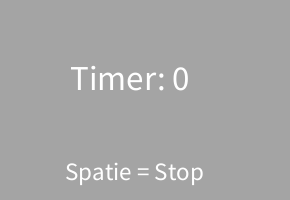
Frame 1 (no input)
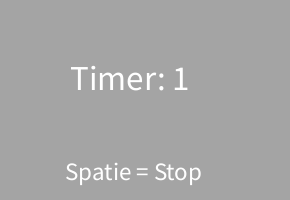
Frame 60 (the mouse pressed at the canvas centre just before this capture)
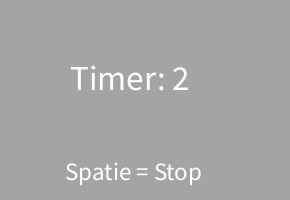
Frame 120 (the mouse held since frame 60 and released just before this capture)

The Processing sketch that drew these frames (run headless with seeded random() and noise(); from frame 60 on, the mouse is pressed at the canvas centre):

// Processing sketch: OpdrachtH12_4
// ── OpdrachtH12_4.pde
int seconden;

void setup(){
  size(290,200);
}

void draw(){
  background(164,164,164);
  textSize(25);
  text("Spatie = Stop",65,180);
  seconden = millis() / 1000;
  textSize(35);
  text("Timer: " + seconden,70,90);
}

void keyReleased(){
  background(164,164,164);
  if(keyCode == 32){
    text("Timer: " + seconden,70,90);
    textSize(19);
    if(seconden == 1){
      text("Timer is gestopt op 1 seconde.",22,180);
    }else{
    text("Timer is gestopt op " + seconden + " seconden.",20,180);
    }
    stop();
  }
}
